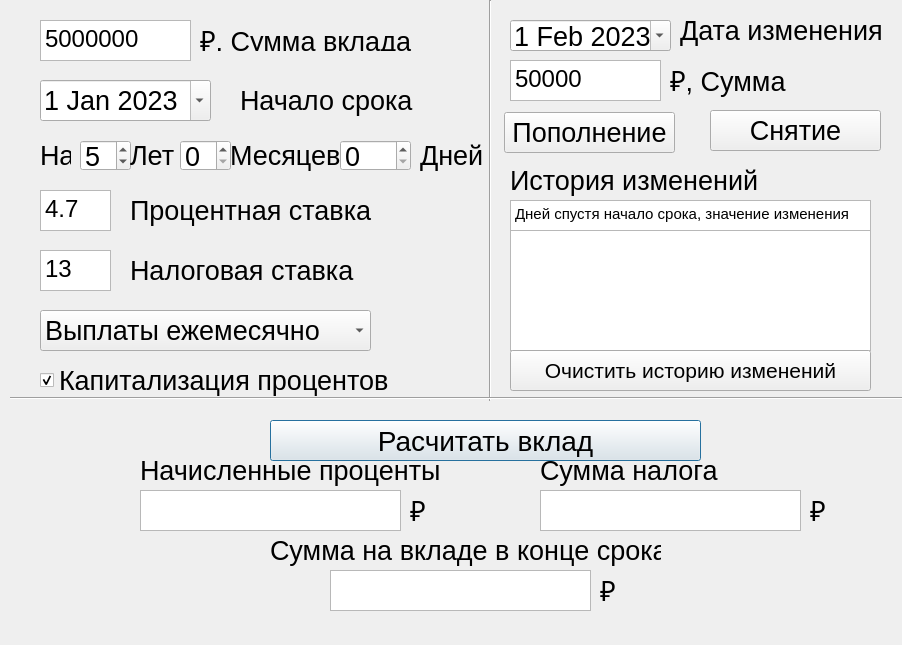
<?xml version="1.0" encoding="UTF-8"?>
<ui version="4.0">
 <class>Dialog</class>
 <widget class="QDialog" name="Dialog">
  <property name="geometry">
   <rect>
    <x>0</x>
    <y>0</y>
    <width>902</width>
    <height>645</height>
   </rect>
  </property>
  <property name="windowTitle">
   <string>Dialog</string>
  </property>
  <widget class="QPlainTextEdit" name="text_sum">
   <property name="geometry">
    <rect>
     <x>40</x>
     <y>20</y>
     <width>151</width>
     <height>41</height>
    </rect>
   </property>
   <property name="font">
    <font>
     <pointsize>18</pointsize>
     <weight>50</weight>
     <italic>false</italic>
     <bold>false</bold>
     <underline>false</underline>
     <strikeout>false</strikeout>
    </font>
   </property>
   <property name="mouseTracking">
    <bool>false</bool>
   </property>
   <property name="acceptDrops">
    <bool>true</bool>
   </property>
   <property name="layoutDirection">
    <enum>Qt::LeftToRight</enum>
   </property>
   <property name="autoFillBackground">
    <bool>false</bool>
   </property>
   <property name="inputMethodHints">
    <set>Qt::ImhNone</set>
   </property>
   <property name="tabChangesFocus">
    <bool>false</bool>
   </property>
   <property name="readOnly">
    <bool>false</bool>
   </property>
   <property name="plainText">
    <string>5000000</string>
   </property>
   <property name="overwriteMode">
    <bool>false</bool>
   </property>
   <property name="backgroundVisible">
    <bool>false</bool>
   </property>
  </widget>
  <widget class="QPlainTextEdit" name="text_percent">
   <property name="geometry">
    <rect>
     <x>40</x>
     <y>190</y>
     <width>71</width>
     <height>41</height>
    </rect>
   </property>
   <property name="font">
    <font>
     <pointsize>18</pointsize>
     <weight>50</weight>
     <italic>false</italic>
     <bold>false</bold>
     <underline>false</underline>
     <strikeout>false</strikeout>
    </font>
   </property>
   <property name="mouseTracking">
    <bool>false</bool>
   </property>
   <property name="acceptDrops">
    <bool>true</bool>
   </property>
   <property name="layoutDirection">
    <enum>Qt::LeftToRight</enum>
   </property>
   <property name="autoFillBackground">
    <bool>false</bool>
   </property>
   <property name="inputMethodHints">
    <set>Qt::ImhPreferNumbers</set>
   </property>
   <property name="tabChangesFocus">
    <bool>false</bool>
   </property>
   <property name="readOnly">
    <bool>false</bool>
   </property>
   <property name="plainText">
    <string>4.7</string>
   </property>
   <property name="overwriteMode">
    <bool>false</bool>
   </property>
   <property name="backgroundVisible">
    <bool>false</bool>
   </property>
  </widget>
  <widget class="QLabel" name="label_3">
   <property name="geometry">
    <rect>
     <x>130</x>
     <y>190</y>
     <width>311</width>
     <height>41</height>
    </rect>
   </property>
   <property name="font">
    <font>
     <pointsize>20</pointsize>
    </font>
   </property>
   <property name="text">
    <string>Процентная ставка</string>
   </property>
  </widget>
  <widget class="QPushButton" name="pushButton">
   <property name="geometry">
    <rect>
     <x>270</x>
     <y>420</y>
     <width>431</width>
     <height>41</height>
    </rect>
   </property>
   <property name="font">
    <font>
     <pointsize>21</pointsize>
    </font>
   </property>
   <property name="text">
    <string>Расчитать вклад</string>
   </property>
  </widget>
  <widget class="QTextEdit" name="text_res_perep">
   <property name="geometry">
    <rect>
     <x>140</x>
     <y>490</y>
     <width>261</width>
     <height>41</height>
    </rect>
   </property>
   <property name="font">
    <font>
     <pointsize>18</pointsize>
    </font>
   </property>
   <property name="readOnly">
    <bool>true</bool>
   </property>
   <property name="html">
    <string>&lt;!DOCTYPE HTML PUBLIC &quot;-//W3C//DTD HTML 4.0//EN&quot; &quot;http://www.w3.org/TR/REC-html40/strict.dtd&quot;&gt;
&lt;html&gt;&lt;head&gt;&lt;meta name=&quot;qrichtext&quot; content=&quot;1&quot; /&gt;&lt;style type=&quot;text/css&quot;&gt;
p, li { white-space: pre-wrap; }
&lt;/style&gt;&lt;/head&gt;&lt;body style=&quot; font-family:'MS Shell Dlg 2'; font-size:18pt; font-weight:400; font-style:normal;&quot;&gt;
&lt;p style=&quot;-qt-paragraph-type:empty; margin-top:0px; margin-bottom:0px; margin-left:0px; margin-right:0px; -qt-block-indent:0; text-indent:0px;&quot;&gt;&lt;br /&gt;&lt;/p&gt;&lt;/body&gt;&lt;/html&gt;</string>
   </property>
  </widget>
  <widget class="QLabel" name="label_4">
   <property name="geometry">
    <rect>
     <x>200</x>
     <y>30</y>
     <width>221</width>
     <height>21</height>
    </rect>
   </property>
   <property name="font">
    <font>
     <pointsize>20</pointsize>
    </font>
   </property>
   <property name="text">
    <string>₽, Cумма вклада</string>
   </property>
  </widget>
  <widget class="QLabel" name="label_5">
   <property name="geometry">
    <rect>
     <x>140</x>
     <y>450</y>
     <width>311</width>
     <height>41</height>
    </rect>
   </property>
   <property name="font">
    <font>
     <pointsize>20</pointsize>
    </font>
   </property>
   <property name="text">
    <string>Начисленные проценты</string>
   </property>
  </widget>
  <widget class="QLabel" name="label_6">
   <property name="geometry">
    <rect>
     <x>540</x>
     <y>450</y>
     <width>211</width>
     <height>41</height>
    </rect>
   </property>
   <property name="font">
    <font>
     <pointsize>20</pointsize>
    </font>
   </property>
   <property name="text">
    <string>Сумма налога</string>
   </property>
  </widget>
  <widget class="QTextEdit" name="text_res_sum">
   <property name="geometry">
    <rect>
     <x>540</x>
     <y>490</y>
     <width>261</width>
     <height>41</height>
    </rect>
   </property>
   <property name="font">
    <font>
     <pointsize>18</pointsize>
    </font>
   </property>
   <property name="readOnly">
    <bool>true</bool>
   </property>
  </widget>
  <widget class="QLabel" name="label_7">
   <property name="geometry">
    <rect>
     <x>270</x>
     <y>530</y>
     <width>391</width>
     <height>41</height>
    </rect>
   </property>
   <property name="font">
    <font>
     <pointsize>20</pointsize>
    </font>
   </property>
   <property name="text">
    <string>Сумма на вкладе в конце срока</string>
   </property>
  </widget>
  <widget class="QTextEdit" name="text_res_nalog">
   <property name="geometry">
    <rect>
     <x>330</x>
     <y>570</y>
     <width>261</width>
     <height>41</height>
    </rect>
   </property>
   <property name="font">
    <font>
     <pointsize>18</pointsize>
    </font>
   </property>
   <property name="readOnly">
    <bool>true</bool>
   </property>
  </widget>
  <widget class="QLabel" name="label_8">
   <property name="geometry">
    <rect>
     <x>410</x>
     <y>500</y>
     <width>31</width>
     <height>21</height>
    </rect>
   </property>
   <property name="font">
    <font>
     <pointsize>20</pointsize>
    </font>
   </property>
   <property name="text">
    <string>₽</string>
   </property>
  </widget>
  <widget class="QLabel" name="label_9">
   <property name="geometry">
    <rect>
     <x>810</x>
     <y>500</y>
     <width>111</width>
     <height>21</height>
    </rect>
   </property>
   <property name="font">
    <font>
     <pointsize>20</pointsize>
    </font>
   </property>
   <property name="text">
    <string>₽</string>
   </property>
  </widget>
  <widget class="QLabel" name="label_10">
   <property name="geometry">
    <rect>
     <x>600</x>
     <y>580</y>
     <width>111</width>
     <height>21</height>
    </rect>
   </property>
   <property name="font">
    <font>
     <pointsize>20</pointsize>
    </font>
   </property>
   <property name="text">
    <string>₽</string>
   </property>
  </widget>
  <widget class="QDateEdit" name="dateStart">
   <property name="geometry">
    <rect>
     <x>40</x>
     <y>80</y>
     <width>171</width>
     <height>41</height>
    </rect>
   </property>
   <property name="font">
    <font>
     <pointsize>20</pointsize>
    </font>
   </property>
   <property name="dateTime">
    <datetime>
     <hour>0</hour>
     <minute>0</minute>
     <second>0</second>
     <year>2023</year>
     <month>1</month>
     <day>1</day>
    </datetime>
   </property>
   <property name="calendarPopup">
    <bool>true</bool>
   </property>
  </widget>
  <widget class="QLabel" name="label_12">
   <property name="geometry">
    <rect>
     <x>240</x>
     <y>80</y>
     <width>221</width>
     <height>41</height>
    </rect>
   </property>
   <property name="font">
    <font>
     <pointsize>20</pointsize>
    </font>
   </property>
   <property name="text">
    <string>Начало срока</string>
   </property>
  </widget>
  <widget class="QSpinBox" name="spinBox_year">
   <property name="geometry">
    <rect>
     <x>80</x>
     <y>140</y>
     <width>51</width>
     <height>31</height>
    </rect>
   </property>
   <property name="font">
    <font>
     <pointsize>20</pointsize>
    </font>
   </property>
   <property name="value">
    <number>5</number>
   </property>
  </widget>
  <widget class="QSpinBox" name="spinBox_month">
   <property name="geometry">
    <rect>
     <x>180</x>
     <y>140</y>
     <width>51</width>
     <height>31</height>
    </rect>
   </property>
   <property name="font">
    <font>
     <pointsize>20</pointsize>
    </font>
   </property>
   <property name="value">
    <number>0</number>
   </property>
  </widget>
  <widget class="QSpinBox" name="spinBox_days">
   <property name="geometry">
    <rect>
     <x>340</x>
     <y>140</y>
     <width>71</width>
     <height>31</height>
    </rect>
   </property>
   <property name="font">
    <font>
     <pointsize>20</pointsize>
    </font>
   </property>
   <property name="maximum">
    <number>999</number>
   </property>
  </widget>
  <widget class="QLabel" name="label_14">
   <property name="geometry">
    <rect>
     <x>130</x>
     <y>140</y>
     <width>51</width>
     <height>31</height>
    </rect>
   </property>
   <property name="font">
    <font>
     <pointsize>20</pointsize>
    </font>
   </property>
   <property name="text">
    <string>Лет</string>
   </property>
  </widget>
  <widget class="QLabel" name="label_15">
   <property name="geometry">
    <rect>
     <x>230</x>
     <y>140</y>
     <width>111</width>
     <height>31</height>
    </rect>
   </property>
   <property name="font">
    <font>
     <pointsize>20</pointsize>
    </font>
   </property>
   <property name="text">
    <string>Месяцев</string>
   </property>
  </widget>
  <widget class="QLabel" name="label_16">
   <property name="geometry">
    <rect>
     <x>420</x>
     <y>140</y>
     <width>71</width>
     <height>31</height>
    </rect>
   </property>
   <property name="font">
    <font>
     <pointsize>20</pointsize>
    </font>
   </property>
   <property name="text">
    <string>Дней</string>
   </property>
  </widget>
  <widget class="QComboBox" name="comboBox">
   <property name="geometry">
    <rect>
     <x>40</x>
     <y>310</y>
     <width>331</width>
     <height>41</height>
    </rect>
   </property>
   <property name="font">
    <font>
     <pointsize>20</pointsize>
    </font>
   </property>
   <property name="currentIndex">
    <number>2</number>
   </property>
   <item>
    <property name="text">
     <string>Выплата в конце срока</string>
    </property>
   </item>
   <item>
    <property name="text">
     <string>Выплаты ежегодно</string>
    </property>
   </item>
   <item>
    <property name="text">
     <string>Выплаты ежемесячно</string>
    </property>
   </item>
   <item>
    <property name="text">
     <string>Выплаты ежедневно </string>
    </property>
   </item>
  </widget>
  <widget class="QCheckBox" name="checkBox">
   <property name="geometry">
    <rect>
     <x>40</x>
     <y>360</y>
     <width>361</width>
     <height>41</height>
    </rect>
   </property>
   <property name="font">
    <font>
     <pointsize>20</pointsize>
    </font>
   </property>
   <property name="text">
    <string>Капитализация процентов</string>
   </property>
   <property name="checked">
    <bool>true</bool>
   </property>
  </widget>
  <widget class="QLabel" name="label_17">
   <property name="geometry">
    <rect>
     <x>40</x>
     <y>140</y>
     <width>31</width>
     <height>31</height>
    </rect>
   </property>
   <property name="font">
    <font>
     <pointsize>20</pointsize>
    </font>
   </property>
   <property name="text">
    <string>На</string>
   </property>
  </widget>
  <widget class="QPlainTextEdit" name="text_percent_2">
   <property name="geometry">
    <rect>
     <x>40</x>
     <y>250</y>
     <width>71</width>
     <height>41</height>
    </rect>
   </property>
   <property name="font">
    <font>
     <pointsize>18</pointsize>
     <weight>50</weight>
     <italic>false</italic>
     <bold>false</bold>
     <underline>false</underline>
     <strikeout>false</strikeout>
    </font>
   </property>
   <property name="mouseTracking">
    <bool>false</bool>
   </property>
   <property name="acceptDrops">
    <bool>true</bool>
   </property>
   <property name="layoutDirection">
    <enum>Qt::LeftToRight</enum>
   </property>
   <property name="autoFillBackground">
    <bool>false</bool>
   </property>
   <property name="inputMethodHints">
    <set>Qt::ImhPreferNumbers</set>
   </property>
   <property name="tabChangesFocus">
    <bool>false</bool>
   </property>
   <property name="readOnly">
    <bool>false</bool>
   </property>
   <property name="plainText">
    <string>13</string>
   </property>
   <property name="overwriteMode">
    <bool>false</bool>
   </property>
   <property name="backgroundVisible">
    <bool>false</bool>
   </property>
  </widget>
  <widget class="QLabel" name="label_11">
   <property name="geometry">
    <rect>
     <x>130</x>
     <y>250</y>
     <width>311</width>
     <height>41</height>
    </rect>
   </property>
   <property name="font">
    <font>
     <pointsize>20</pointsize>
    </font>
   </property>
   <property name="text">
    <string>Налоговая ставка</string>
   </property>
  </widget>
  <widget class="QLabel" name="label_13">
   <property name="geometry">
    <rect>
     <x>680</x>
     <y>10</y>
     <width>221</width>
     <height>41</height>
    </rect>
   </property>
   <property name="font">
    <font>
     <pointsize>20</pointsize>
    </font>
   </property>
   <property name="text">
    <string>Дата изменения</string>
   </property>
  </widget>
  <widget class="QLabel" name="label_18">
   <property name="geometry">
    <rect>
     <x>670</x>
     <y>60</y>
     <width>221</width>
     <height>41</height>
    </rect>
   </property>
   <property name="font">
    <font>
     <pointsize>20</pointsize>
    </font>
   </property>
   <property name="text">
    <string>₽, Cумма</string>
   </property>
  </widget>
  <widget class="QPushButton" name="But_minus">
   <property name="geometry">
    <rect>
     <x>710</x>
     <y>110</y>
     <width>171</width>
     <height>41</height>
    </rect>
   </property>
   <property name="font">
    <font>
     <pointsize>20</pointsize>
    </font>
   </property>
   <property name="text">
    <string>Снятие</string>
   </property>
  </widget>
  <widget class="QPushButton" name="But_add">
   <property name="geometry">
    <rect>
     <x>504</x>
     <y>112</y>
     <width>171</width>
     <height>41</height>
    </rect>
   </property>
   <property name="font">
    <font>
     <pointsize>20</pointsize>
    </font>
   </property>
   <property name="text">
    <string>Пополнение</string>
   </property>
  </widget>
  <widget class="QPlainTextEdit" name="text_sum_2">
   <property name="geometry">
    <rect>
     <x>510</x>
     <y>60</y>
     <width>151</width>
     <height>41</height>
    </rect>
   </property>
   <property name="font">
    <font>
     <pointsize>18</pointsize>
     <weight>50</weight>
     <italic>false</italic>
     <bold>false</bold>
     <underline>false</underline>
     <strikeout>false</strikeout>
    </font>
   </property>
   <property name="mouseTracking">
    <bool>false</bool>
   </property>
   <property name="acceptDrops">
    <bool>true</bool>
   </property>
   <property name="layoutDirection">
    <enum>Qt::LeftToRight</enum>
   </property>
   <property name="autoFillBackground">
    <bool>false</bool>
   </property>
   <property name="inputMethodHints">
    <set>Qt::ImhNone</set>
   </property>
   <property name="tabChangesFocus">
    <bool>false</bool>
   </property>
   <property name="readOnly">
    <bool>false</bool>
   </property>
   <property name="plainText">
    <string>50000</string>
   </property>
   <property name="overwriteMode">
    <bool>false</bool>
   </property>
   <property name="backgroundVisible">
    <bool>false</bool>
   </property>
  </widget>
  <widget class="QDateEdit" name="date_change">
   <property name="geometry">
    <rect>
     <x>510</x>
     <y>20</y>
     <width>161</width>
     <height>31</height>
    </rect>
   </property>
   <property name="font">
    <font>
     <pointsize>20</pointsize>
    </font>
   </property>
   <property name="dateTime">
    <datetime>
     <hour>0</hour>
     <minute>0</minute>
     <second>0</second>
     <year>2023</year>
     <month>2</month>
     <day>1</day>
    </datetime>
   </property>
   <property name="calendarPopup">
    <bool>true</bool>
   </property>
  </widget>
  <widget class="QPlainTextEdit" name="text_history">
   <property name="geometry">
    <rect>
     <x>510</x>
     <y>230</y>
     <width>361</width>
     <height>121</height>
    </rect>
   </property>
   <property name="font">
    <font>
     <pointsize>12</pointsize>
    </font>
   </property>
  </widget>
  <widget class="Line" name="line">
   <property name="geometry">
    <rect>
     <x>480</x>
     <y>0</y>
     <width>20</width>
     <height>401</height>
    </rect>
   </property>
   <property name="orientation">
    <enum>Qt::Vertical</enum>
   </property>
  </widget>
  <widget class="Line" name="line_2">
   <property name="geometry">
    <rect>
     <x>10</x>
     <y>390</y>
     <width>911</width>
     <height>16</height>
    </rect>
   </property>
   <property name="orientation">
    <enum>Qt::Horizontal</enum>
   </property>
  </widget>
  <widget class="QLabel" name="label_19">
   <property name="geometry">
    <rect>
     <x>510</x>
     <y>160</y>
     <width>311</width>
     <height>41</height>
    </rect>
   </property>
   <property name="font">
    <font>
     <pointsize>20</pointsize>
    </font>
   </property>
   <property name="text">
    <string>История изменений</string>
   </property>
  </widget>
  <widget class="QPlainTextEdit" name="text_history_2">
   <property name="geometry">
    <rect>
     <x>510</x>
     <y>200</y>
     <width>361</width>
     <height>31</height>
    </rect>
   </property>
   <property name="font">
    <font>
     <pointsize>11</pointsize>
    </font>
   </property>
   <property name="plainText">
    <string>Дней спустя начало срока, значение изменения</string>
   </property>
  </widget>
  <widget class="QPushButton" name="But_clear_hist">
   <property name="geometry">
    <rect>
     <x>510</x>
     <y>350</y>
     <width>361</width>
     <height>41</height>
    </rect>
   </property>
   <property name="font">
    <font>
     <pointsize>16</pointsize>
    </font>
   </property>
   <property name="text">
    <string>Очистить историю изменений</string>
   </property>
  </widget>
 </widget>
 <resources/>
 <connections/>
</ui>
